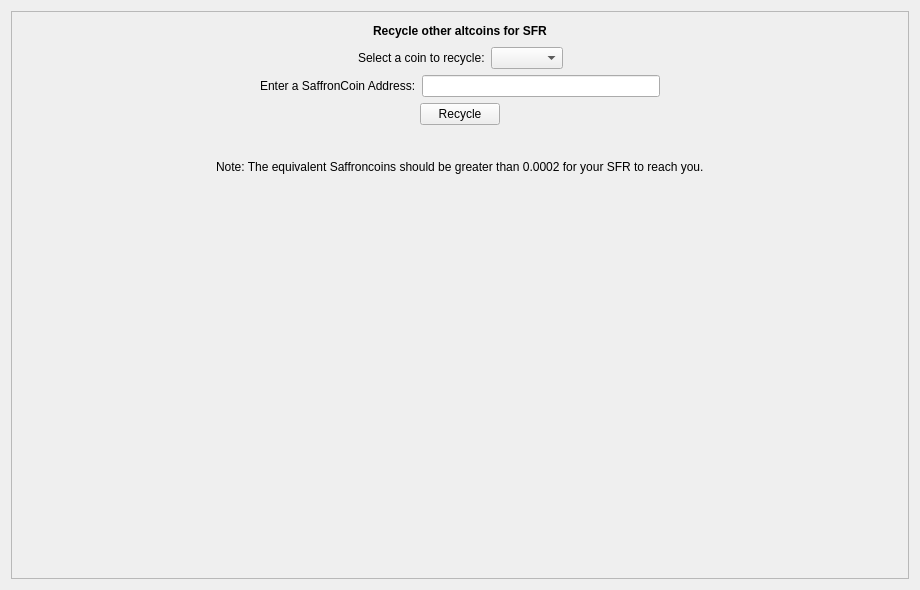
<?xml version="1.0" encoding="UTF-8"?>
<ui version="4.0">
 <class>SFRTestPage</class>
 <widget class="QWidget" name="SFRTestPage">
  <property name="geometry">
   <rect>
    <x>0</x>
    <y>0</y>
    <width>920</width>
    <height>590</height>
   </rect>
  </property>
  <property name="minimumSize">
   <size>
    <width>920</width>
    <height>590</height>
   </size>
  </property>
  <property name="windowTitle">
   <string>Form</string>
  </property>
  <layout class="QVBoxLayout" name="verticalLayout">
   <item>
    <widget class="QFrame" name="frame">
     <property name="frameShape">
      <enum>QFrame::StyledPanel</enum>
     </property>
     <property name="frameShadow">
      <enum>QFrame::Raised</enum>
     </property>
     <layout class="QVBoxLayout" name="verticalLayout_2">
      <item>
       <layout class="QHBoxLayout" name="horizontalLayout">
        <item>
         <spacer name="horizontalSpacer">
          <property name="orientation">
           <enum>Qt::Horizontal</enum>
          </property>
          <property name="sizeHint" stdset="0">
           <size>
            <width>40</width>
            <height>20</height>
           </size>
          </property>
         </spacer>
        </item>
        <item>
         <widget class="QLabel" name="label">
          <property name="font">
           <font>
            <weight>75</weight>
            <bold>true</bold>
           </font>
          </property>
          <property name="text">
           <string>Recycle other altcoins for SFR</string>
          </property>
         </widget>
        </item>
        <item>
         <spacer name="horizontalSpacer_2">
          <property name="orientation">
           <enum>Qt::Horizontal</enum>
          </property>
          <property name="sizeHint" stdset="0">
           <size>
            <width>40</width>
            <height>20</height>
           </size>
          </property>
         </spacer>
        </item>
       </layout>
      </item>
      <item>
       <layout class="QHBoxLayout" name="horizontalLayout_2">
        <item>
         <spacer name="horizontalSpacer_3">
          <property name="orientation">
           <enum>Qt::Horizontal</enum>
          </property>
          <property name="sizeHint" stdset="0">
           <size>
            <width>40</width>
            <height>20</height>
           </size>
          </property>
         </spacer>
        </item>
        <item>
         <widget class="QLabel" name="label_2">
          <property name="text">
           <string>Select a coin to recycle:</string>
          </property>
         </widget>
        </item>
        <item>
         <widget class="QComboBox" name="comboBoxRecycler"/>
        </item>
        <item>
         <spacer name="horizontalSpacer_4">
          <property name="orientation">
           <enum>Qt::Horizontal</enum>
          </property>
          <property name="sizeHint" stdset="0">
           <size>
            <width>40</width>
            <height>20</height>
           </size>
          </property>
         </spacer>
        </item>
       </layout>
      </item>
      <item>
       <layout class="QHBoxLayout" name="horizontalLayout_3">
        <item>
         <spacer name="horizontalSpacer_6">
          <property name="orientation">
           <enum>Qt::Horizontal</enum>
          </property>
          <property name="sizeHint" stdset="0">
           <size>
            <width>40</width>
            <height>20</height>
           </size>
          </property>
         </spacer>
        </item>
        <item>
         <widget class="QLabel" name="label_3">
          <property name="text">
           <string>Enter a SaffronCoin Address:</string>
          </property>
         </widget>
        </item>
        <item>
         <widget class="QValidatedLineEdit" name="recyclerAddress"/>
        </item>
        <item>
         <spacer name="horizontalSpacer_5">
          <property name="orientation">
           <enum>Qt::Horizontal</enum>
          </property>
          <property name="sizeHint" stdset="0">
           <size>
            <width>40</width>
            <height>20</height>
           </size>
          </property>
         </spacer>
        </item>
       </layout>
      </item>
      <item>
       <layout class="QHBoxLayout" name="horizontalLayout_4">
        <item>
         <spacer name="horizontalSpacer_7">
          <property name="orientation">
           <enum>Qt::Horizontal</enum>
          </property>
          <property name="sizeHint" stdset="0">
           <size>
            <width>40</width>
            <height>20</height>
           </size>
          </property>
         </spacer>
        </item>
        <item>
         <widget class="QPushButton" name="pushButtonSFRRecycler">
          <property name="text">
           <string>Recycle</string>
          </property>
         </widget>
        </item>
        <item>
         <spacer name="horizontalSpacer_8">
          <property name="orientation">
           <enum>Qt::Horizontal</enum>
          </property>
          <property name="sizeHint" stdset="0">
           <size>
            <width>40</width>
            <height>20</height>
           </size>
          </property>
         </spacer>
        </item>
       </layout>
      </item>
      <item>
       <layout class="QHBoxLayout" name="horizontalLayout_5">
        <item>
         <spacer name="horizontalSpacer_9">
          <property name="orientation">
           <enum>Qt::Horizontal</enum>
          </property>
          <property name="sizeHint" stdset="0">
           <size>
            <width>40</width>
            <height>20</height>
           </size>
          </property>
         </spacer>
        </item>
        <item>
         <widget class="QLabel" name="statusLabel_SFRRecycler">
          <property name="cursor">
           <cursorShape>IBeamCursor</cursorShape>
          </property>
          <property name="text">
           <string/>
          </property>
          <property name="textInteractionFlags">
           <set>Qt::LinksAccessibleByMouse|Qt::TextSelectableByKeyboard|Qt::TextSelectableByMouse</set>
          </property>
         </widget>
        </item>
        <item>
         <spacer name="horizontalSpacer_10">
          <property name="orientation">
           <enum>Qt::Horizontal</enum>
          </property>
          <property name="sizeHint" stdset="0">
           <size>
            <width>40</width>
            <height>20</height>
           </size>
          </property>
         </spacer>
        </item>
       </layout>
      </item>
      <item>
       <layout class="QHBoxLayout" name="horizontalLayout_6">
        <item>
         <spacer name="horizontalSpacer_11">
          <property name="orientation">
           <enum>Qt::Horizontal</enum>
          </property>
          <property name="sizeHint" stdset="0">
           <size>
            <width>40</width>
            <height>20</height>
           </size>
          </property>
         </spacer>
        </item>
        <item>
         <widget class="QLabel" name="label_4">
          <property name="text">
           <string>Note: The equivalent Saffroncoins should be greater than 0.0002 for your SFR to reach you.</string>
          </property>
         </widget>
        </item>
        <item>
         <spacer name="horizontalSpacer_12">
          <property name="orientation">
           <enum>Qt::Horizontal</enum>
          </property>
          <property name="sizeHint" stdset="0">
           <size>
            <width>40</width>
            <height>20</height>
           </size>
          </property>
         </spacer>
        </item>
       </layout>
      </item>
      <item>
       <spacer name="verticalSpacer_2">
        <property name="orientation">
         <enum>Qt::Vertical</enum>
        </property>
        <property name="sizeHint" stdset="0">
         <size>
          <width>20</width>
          <height>40</height>
         </size>
        </property>
       </spacer>
      </item>
     </layout>
    </widget>
   </item>
  </layout>
 </widget>
 <customwidgets>
  <customwidget>
   <class>QValidatedLineEdit</class>
   <extends>QLineEdit</extends>
   <header>qvalidatedlineedit.h</header>
  </customwidget>
 </customwidgets>
 <resources/>
 <connections/>
</ui>
